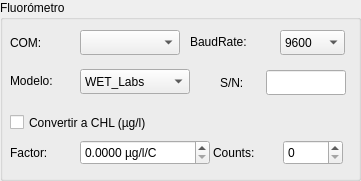
           <widget class="QGroupBox" name="box_Fl">
            <property name="geometry">
             <rect>
              <x>380</x>
              <y>190</y>
              <width>361</width>
              <height>181</height>
             </rect>
            </property>
            <property name="title">
             <string>Fluorómetro</string>
            </property>
            <widget class="QLabel" name="label_29">
             <property name="geometry">
              <rect>
               <x>10</x>
               <y>140</y>
               <width>80</width>
               <height>25</height>
              </rect>
             </property>
             <property name="minimumSize">
              <size>
               <width>80</width>
               <height>25</height>
              </size>
             </property>
             <property name="maximumSize">
              <size>
               <width>80</width>
               <height>25</height>
              </size>
             </property>
             <property name="text">
              <string>Factor:</string>
             </property>
            </widget>
            <widget class="QComboBox" name="cbox_Fl_Modelo">
             <property name="geometry">
              <rect>
               <x>80</x>
               <y>69</y>
               <width>110</width>
               <height>25</height>
              </rect>
             </property>
             <property name="minimumSize">
              <size>
               <width>110</width>
               <height>25</height>
              </size>
             </property>
             <property name="maximumSize">
              <size>
               <width>110</width>
               <height>25</height>
              </size>
             </property>
             <property name="currentText">
              <string>WET_Labs</string>
             </property>
             <property name="currentIndex">
              <number>0</number>
             </property>
             <item>
              <property name="text">
               <string>WET_Labs</string>
              </property>
             </item>
            </widget>
            <widget class="QLabel" name="label_30">
             <property name="geometry">
              <rect>
               <x>10</x>
               <y>68</y>
               <width>80</width>
               <height>25</height>
              </rect>
             </property>
             <property name="minimumSize">
              <size>
               <width>80</width>
               <height>25</height>
              </size>
             </property>
             <property name="maximumSize">
              <size>
               <width>80</width>
               <height>25</height>
              </size>
             </property>
             <property name="text">
              <string>Modelo:</string>
             </property>
            </widget>
            <widget class="QLineEdit" name="txt_Fl_SN">
             <property name="geometry">
              <rect>
               <x>266</x>
               <y>70</y>
               <width>80</width>
               <height>25</height>
              </rect>
             </property>
             <property name="minimumSize">
              <size>
               <width>80</width>
               <height>25</height>
              </size>
             </property>
             <property name="maximumSize">
              <size>
               <width>80</width>
               <height>25</height>
              </size>
             </property>
             <property name="text">
              <string/>
             </property>
            </widget>
            <widget class="QLabel" name="label_34">
             <property name="geometry">
              <rect>
               <x>220</x>
               <y>70</y>
               <width>40</width>
               <height>25</height>
              </rect>
             </property>
             <property name="minimumSize">
              <size>
               <width>40</width>
               <height>25</height>
              </size>
             </property>
             <property name="maximumSize">
              <size>
               <width>40</width>
               <height>25</height>
              </size>
             </property>
             <property name="text">
              <string>S/N:</string>
             </property>
            </widget>
            <widget class="QDoubleSpinBox" name="spn_Fl_Factor">
             <property name="geometry">
              <rect>
               <x>80</x>
               <y>140</y>
               <width>130</width>
               <height>25</height>
              </rect>
             </property>
             <property name="minimumSize">
              <size>
               <width>130</width>
               <height>25</height>
              </size>
             </property>
             <property name="maximumSize">
              <size>
               <width>130</width>
               <height>25</height>
              </size>
             </property>
             <property name="suffix">
              <string> µg/l/C</string>
             </property>
             <property name="decimals">
              <number>4</number>
             </property>
             <property name="maximum">
              <double>100.000000000000000</double>
             </property>
             <property name="singleStep">
              <double>0.000100000000000</double>
             </property>
             <property name="value">
              <double>0.000000000000000</double>
             </property>
            </widget>
            <widget class="QLabel" name="label_35">
             <property name="geometry">
              <rect>
               <x>213</x>
               <y>140</y>
               <width>80</width>
               <height>25</height>
              </rect>
             </property>
             <property name="minimumSize">
              <size>
               <width>80</width>
               <height>25</height>
              </size>
             </property>
             <property name="maximumSize">
              <size>
               <width>80</width>
               <height>25</height>
              </size>
             </property>
             <property name="text">
              <string>Counts:</string>
             </property>
            </widget>
            <widget class="QSpinBox" name="spn_Fl_Counts">
             <property name="geometry">
              <rect>
               <x>283</x>
               <y>140</y>
               <width>60</width>
               <height>25</height>
              </rect>
             </property>
             <property name="minimumSize">
              <size>
               <width>60</width>
               <height>25</height>
              </size>
             </property>
             <property name="maximumSize">
              <size>
               <width>60</width>
               <height>25</height>
              </size>
             </property>
             <property name="suffix">
              <string/>
             </property>
             <property name="prefix">
              <string/>
             </property>
             <property name="minimum">
              <number>0</number>
             </property>
             <property name="maximum">
              <number>500</number>
             </property>
             <property name="value">
              <number>0</number>
             </property>
            </widget>
            <widget class="QCheckBox" name="checkBox_15">
             <property name="geometry">
              <rect>
               <x>10</x>
               <y>110</y>
               <width>190</width>
               <height>25</height>
              </rect>
             </property>
             <property name="minimumSize">
              <size>
               <width>190</width>
               <height>25</height>
              </size>
             </property>
             <property name="maximumSize">
              <size>
               <width>190</width>
               <height>25</height>
              </size>
             </property>
             <property name="text">
              <string>Convertir a CHL (µg/l)</string>
             </property>
             <property name="checked">
              <bool>false</bool>
             </property>
            </widget>
            <widget class="QComboBox" name="cbox_Fl_COM">
             <property name="geometry">
              <rect>
               <x>80</x>
               <y>30</y>
               <width>100</width>
               <height>25</height>
              </rect>
             </property>
             <property name="minimumSize">
              <size>
               <width>100</width>
               <height>25</height>
              </size>
             </property>
             <property name="maximumSize">
              <size>
               <width>100</width>
               <height>25</height>
              </size>
             </property>
            </widget>
            <widget class="QLabel" name="label_5">
             <property name="geometry">
              <rect>
               <x>10</x>
               <y>30</y>
               <width>40</width>
               <height>25</height>
              </rect>
             </property>
             <property name="minimumSize">
              <size>
               <width>40</width>
               <height>25</height>
              </size>
             </property>
             <property name="maximumSize">
              <size>
               <width>40</width>
               <height>25</height>
              </size>
             </property>
             <property name="text">
              <string>COM:</string>
             </property>
            </widget>
            <widget class="QLabel" name="label_41">
             <property name="geometry">
              <rect>
               <x>190</x>
               <y>29</y>
               <width>80</width>
               <height>25</height>
              </rect>
             </property>
             <property name="minimumSize">
              <size>
               <width>80</width>
               <height>25</height>
              </size>
             </property>
             <property name="maximumSize">
              <size>
               <width>80</width>
               <height>25</height>
              </size>
             </property>
             <property name="text">
              <string>BaudRate:</string>
             </property>
            </widget>
            <widget class="QComboBox" name="cbox_Fl_BR">
             <property name="geometry">
              <rect>
               <x>280</x>
               <y>30</y>
               <width>65</width>
               <height>25</height>
              </rect>
             </property>
             <property name="minimumSize">
              <size>
               <width>65</width>
               <height>25</height>
              </size>
             </property>
             <property name="maximumSize">
              <size>
               <width>65</width>
               <height>25</height>
              </size>
             </property>
             <property name="currentIndex">
              <number>0</number>
             </property>
             <item>
              <property name="text">
               <string>9600</string>
              </property>
             </item>
            </widget>
           </widget>
